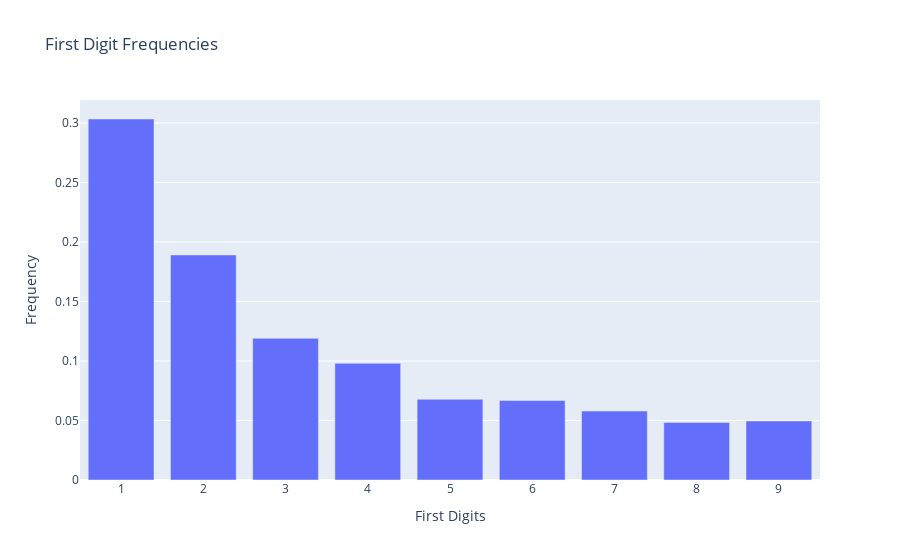

Notebook code for this chart:
### Code cell
trace = go.Bar(x = first_digits_frequencies.index, 
               y = first_digits_frequencies,
               )
layout = go.Layout(title = 'First Digit Frequencies',
                   xaxis_title = 'First Digits',
                   yaxis_title = 'Frequency',
                   xaxis = dict(tickmode = 'array',
                                tickvals = [1,2,3,4,5,6,7,8,9]))

fig = go.Figure(data = [trace], layout = layout)
fig.show()

### Figure 1 — Plotly figure (JSON) as saved in the notebook; plotly's stock layout.template omitted (floating-point values rounded to 4 significant figures)
{"data": [{"type": "bar", "x": [1, 2, 3, 4, 5, 6, 7, 8, 9], "y": [0.3033, 0.1891, 0.119, 0.09803, 0.06779, 0.06684, 0.05792, 0.04838, 0.04965]}], "layout": {"title": {"text": "First Digit Frequencies"}, "xaxis": {"tickmode": "array", "tickvals": [1, 2, 3, 4, 5, 6, 7, 8, 9], "title": {"text": "First Digits"}}, "yaxis": {"title": {"text": "Frequency"}}}}
